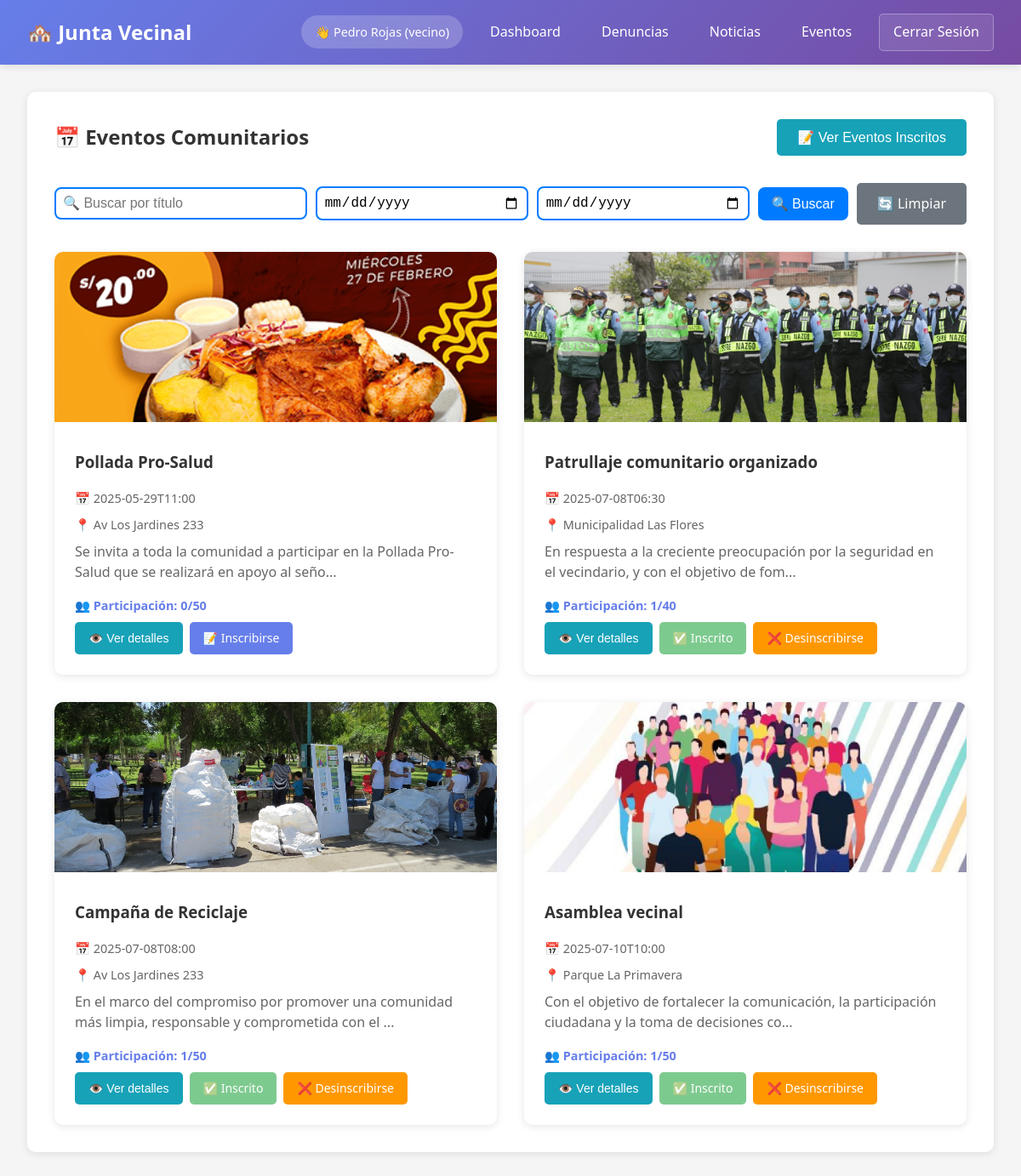
/eventos (signed in), run on the app's committed database.
### tables this page shows
CREATE TABLE eventos (
    id INTEGER PRIMARY KEY AUTOINCREMENT,
    titulo VARCHAR(200) NOT NULL,
    descripcion TEXT NOT NULL,
    fecha_evento DATETIME NOT NULL,
    lugar VARCHAR(200),
    imagen_path VARCHAR(255),
    cupo_maximo INTEGER DEFAULT 0,
    fecha_creacion DATETIME DEFAULT CURRENT_TIMESTAMP,
    activo BOOLEAN DEFAULT 1
);

### app.py (the view)
    def decorated_function(*args, **kwargs):
        if 'user_id' not in session:
            return redirect(url_for('login'))
        return f(*args, **kwargs)

### app.py (called while the page is built)
def get_db_connection():
    conn = sqlite3.connect('database.db')
    conn.row_factory = sqlite3.Row
    return conn

def login_required(f):
    def decorated_function(*args, **kwargs):
        if 'user_id' not in session:
            return redirect(url_for('login'))
        return f(*args, **kwargs)
    decorated_function.__name__ = f.__name__
    return decorated_function

### templates/eventos.html (shortened to what this page needs)
{% extends "base.html" %}
{% block content %}
<div class="content-section">
    <div class="section-header">
        <h2>📅 Eventos Comunitarios</h2>
        <div class="section-actions">
            {% if session.rol == 'vecino' %}
            <button id="toggleEventos" class="btn btn-info">📝 Ver Eventos Inscritos</button>
            {% endif %}
        </div>
    </div>
    <form method="get" class="form-inline" style="margin-bottom: 20px; display: flex; gap: 10px; flex-wrap: wrap;">
        <input type="text" name="busqueda" class="form-control"
            placeholder="🔍 Buscar por título"
            value="{{ request.args.get('busqueda', '') }}"
            style="flex-grow: 1; min-width: 250px; max-width: 400px; padding: 8px;">
        <input type="date" name="fecha_inicio" class="form-control"
            value="{{ request.args.get('fecha_inicio', '') }}"
            style="padding: 8px;">
        <input type="date" name="fecha_fin" class="form-control"
            value="{{ request.args.get('fecha_fin', '') }}"
            style="padding: 8px;">
        <button type="submit" class="btn btn-primary">🔍 Buscar</button>
        <a href="{{ url_for('eventos') }}" class="btn btn-secondary">🔄 Limpiar</a>
    </form>
    <div id="todosEventos">
        <div class="events-grid">
            {% for evento in eventos %}
            <div class="event-card">
                {% if evento.imagen_path %}
                <img src="{{ url_for('uploaded_file', filename=evento.imagen_path) }}" alt="{{ evento.titulo }}" class="event-image">
                {% else %}
                <div class="event-image-placeholder">📅</div>
                {% endif %}
                <div class="event-content">
                    <h3>{{ evento.titulo }}</h3>
                    <p class="event-date">📅 {{ evento.fecha_evento }}</p>
                    <p class="event-location">📍 {{ evento.lugar }}</p>
                    <p class="event-preview">{{ evento.descripcion[:100] }}...</p>
                    {% if evento.cupo_maximo > 0 %}
                    <p class="event-capacity">👥 Participación: {{ evento.inscripciones_actuales }}/{{ evento.cupo_maximo }}</p>
                    {% else %}
                    <p class="event-capacity">👥 Inscritos: {{ evento.inscripciones_actuales }} (Sin límite)</p>
                    {% endif %}
                    <div class="event-actions">
                        <button onclick="verEventoCompleto({{ evento.id }})" class="btn btn-sm btn-info">👁️ Ver detalles</button>
                        {% if session.rol == 'vecino' %}
                            {% if evento.id in inscripciones %}
                            <span class="btn btn-sm btn-success disabled">✅ Inscrito</span>
                            <a href="{{ url_for('desinscribirse_evento', evento_id=evento.id) }}"
                               onclick="return confirm('¿Estás seguro de que quieres desinscribirte de este evento?')"
                               class="btn btn-sm btn-warning">❌ Desinscribirse</a>
                            {% else %}
                                {% if evento.cupo_maximo == 0 or evento.inscripciones_actuales < evento.cupo_maximo %}
                                <a href="{{ url_for('inscribirse_evento', evento_id=evento.id) }}" class="btn btn-sm btn-primary">📝 Inscribirse</a>
                                {% else %}
                                <span class="btn btn-sm btn-secondary disabled">🚫 Cupo lleno</span>
                                {% endif %}
                            {% endif %}
                        {% endif %}
                    </div>
                </div>
            </div>
            {% endfor %}
        </div>
    </div>
</div>
{% endblock %}

### templates/base.html (shortened to what this page needs)
<!DOCTYPE html>
<html lang="es">
<head>
    <link rel="stylesheet" href="{{ url_for('static', filename='styles.css') }}">
</head>
<body>
    <nav class="navbar">
        <div class="nav-container">
            <h1 class="nav-title">🏘️ Junta Vecinal</h1>
            {% if session.user_id %}
            <div class="nav-menu">
                <span class="user-info">👋 {{ session.nombre }} ({{ session.rol }})</span>
                <a href="{{ url_for('dashboard') }}" class="nav-link">Dashboard</a>
                <a href="{{ url_for('denuncias') }}" class="nav-link">Denuncias</a>
                <a href="{{ url_for('noticias') }}" class="nav-link">Noticias</a>
                <a href="{{ url_for('eventos') }}" class="nav-link">Eventos</a>
                <a href="{{ url_for('logout') }}" class="nav-link logout">Cerrar Sesión</a>
            </div>
            {% endif %}
        </div>
    </nav>
    <main class="main-content">
        {% block content %}{% endblock %}
    </main>
</body>
</html>

### static/styles.css (style rules this page uses)
* { margin: 0; padding: 0; box-sizing: border-box; }
body { font-family: "Segoe UI", Tahoma, Geneva, Verdana, sans-serif; line-height: 1.6; color: #333; background-color: #f5f5f5; }
.navbar { background: linear-gradient(135deg, #667eea 0%, #764ba2 100%); color: white; padding: 1rem 0; box-shadow: 0 2px 10px rgba(0, 0, 0, 0.1); }
.nav-container { max-width: 1200px; margin: 0 auto; padding: 0 2rem; display: flex; justify-content: space-between; align-items: center; }
.nav-title { font-size: 1.5rem; font-weight: bold; }
.nav-menu { display: flex; align-items: center; gap: 1rem; }
.user-info { background: rgba(255, 255, 255, 0.2); padding: 0.5rem 1rem; border-radius: 20px; font-size: 0.9rem; }
.nav-link { color: white; text-decoration: none; padding: 0.5rem 1rem; border-radius: 5px; transition: background-color 0.3s; }
.nav-link.logout { background-color: rgba(255, 255, 255, 0.1); border: 1px solid rgba(255, 255, 255, 0.3); }
.main-content { max-width: 1200px; margin: 2rem auto; padding: 0 2rem; }
.btn { padding: 0.75rem 1.5rem; border: none; border-radius: 5px; cursor: pointer; text-decoration: none; display: inline-block; text-align: center; font-size: 1rem; transition: all 0.3s; }
.btn-primary { background-color: #667eea; color: white; }
.btn-success { background-color: #28a745; color: white; }
.btn-warning { background-color: #ff9800; color: white; }
.btn-secondary { background-color: #6c757d; color: white; }
.btn-info { background-color: #17a2b8; color: white; }
.btn-sm { padding: 0.5rem 1rem; font-size: 0.875rem; }
.btn:disabled, .btn.disabled { opacity: 0.6; cursor: not-allowed; }
.content-section { background: white; padding: 2rem; border-radius: 10px; box-shadow: 0 2px 10px rgba(0, 0, 0, 0.1); }
.section-header { display: flex; justify-content: space-between; align-items: center; margin-bottom: 2rem; flex-wrap: wrap; gap: 1rem; }
.section-header h2 { color: #333; }
.section-actions { display: flex; gap: 1rem; align-items: center; }
.news-grid, .events-grid { display: grid; grid-template-columns: repeat(auto-fill, minmax(350px, 1fr)); gap: 2rem; margin-top: 2rem; }
.news-card, .event-card { background: white; border-radius: 10px; box-shadow: 0 2px 10px rgba(0, 0, 0, 0.1); overflow: hidden; transition: transform 0.3s; }
.news-image, .event-image { width: 100%; height: 200px; object-fit: cover; transition: transform 0.3s ease; }
.news-content, .event-content { padding: 1.5rem; }
.news-content h3, .event-content h3 { margin-bottom: 1rem; color: #333; }
.news-date, .event-date, .event-location, .event-capacity { color: #666; font-size: 0.9rem; margin-bottom: 0.5rem; }
.news-preview, .event-preview { color: #666; margin-bottom: 1rem; line-height: 1.5; }
.news-actions, .event-actions { display: flex; gap: 0.5rem; flex-wrap: wrap; }
.dashboard-card, .news-card, .event-card { animation: fadeIn 0.5s ease-out; }
.news-image, .event-image { transition: transform 0.3s ease; }
.event-capacity { font-weight: 600; color: #667eea; }
form.form-inline { display: flex; flex-wrap: wrap; gap: 12px; align-items: center; margin-bottom: 20px; }
form.form-inline input[type="text"], form.form-inline input[type="date"] { flex-grow: 1; min-width: 250px; max-width: 400px; padding: 10px 14px; border: 2px solid #007BFF; border-radius: 8px; font-size: 16px; transition: border-color 0.3s ease, box-shadow 0.3s ease; background-color: #fff; }
form.form-inline button[type="submit"] { padding: 10px 16px; font-size: 16px; border-radius: 8px; background-color: #007BFF; border: none; color: white; cursor: pointer; transition: background-color 0.3s ease; }

### data on the page
eventos: imagen_path (picture), titulo "Pollada Pro-Salud", fecha_evento "2025-05-29T11:00", lugar "Av Los Jardines 233", descripcion "Se invita a toda la comunidad a participar en la Pollada Pro-Salud que se realizará en apoyo al seño", inscripciones_actuales "0", cupo_maximo "50"
eventos: imagen_path (picture), titulo "Patrullaje comunitario organizado", fecha_evento "2025-07-08T06:30", lugar "Municipalidad Las Flores", descripcion "En respuesta a la creciente preocupación por la seguridad en el vecindario, y con el objetivo de fom", inscripciones_actuales "1", cupo_maximo "40"
eventos: imagen_path (picture), titulo "Campaña de Reciclaje", fecha_evento "2025-07-08T08:00", lugar "Av Los Jardines 233", descripcion "En el marco del compromiso por promover una comunidad más limpia, responsable y comprometida con el", inscripciones_actuales "1", cupo_maximo "50"
eventos: imagen_path (picture), titulo "Asamblea vecinal", fecha_evento "2025-07-10T10:00", lugar "Parque La Primavera", descripcion "Con el objetivo de fortalecer la comunicación, la participación ciudadana y la toma de decisiones co", inscripciones_actuales "1", cupo_maximo "50"

### other printed values
{{ session.nombre }} "Pedro Rojas"
{{ session.rol }} "vecino"
